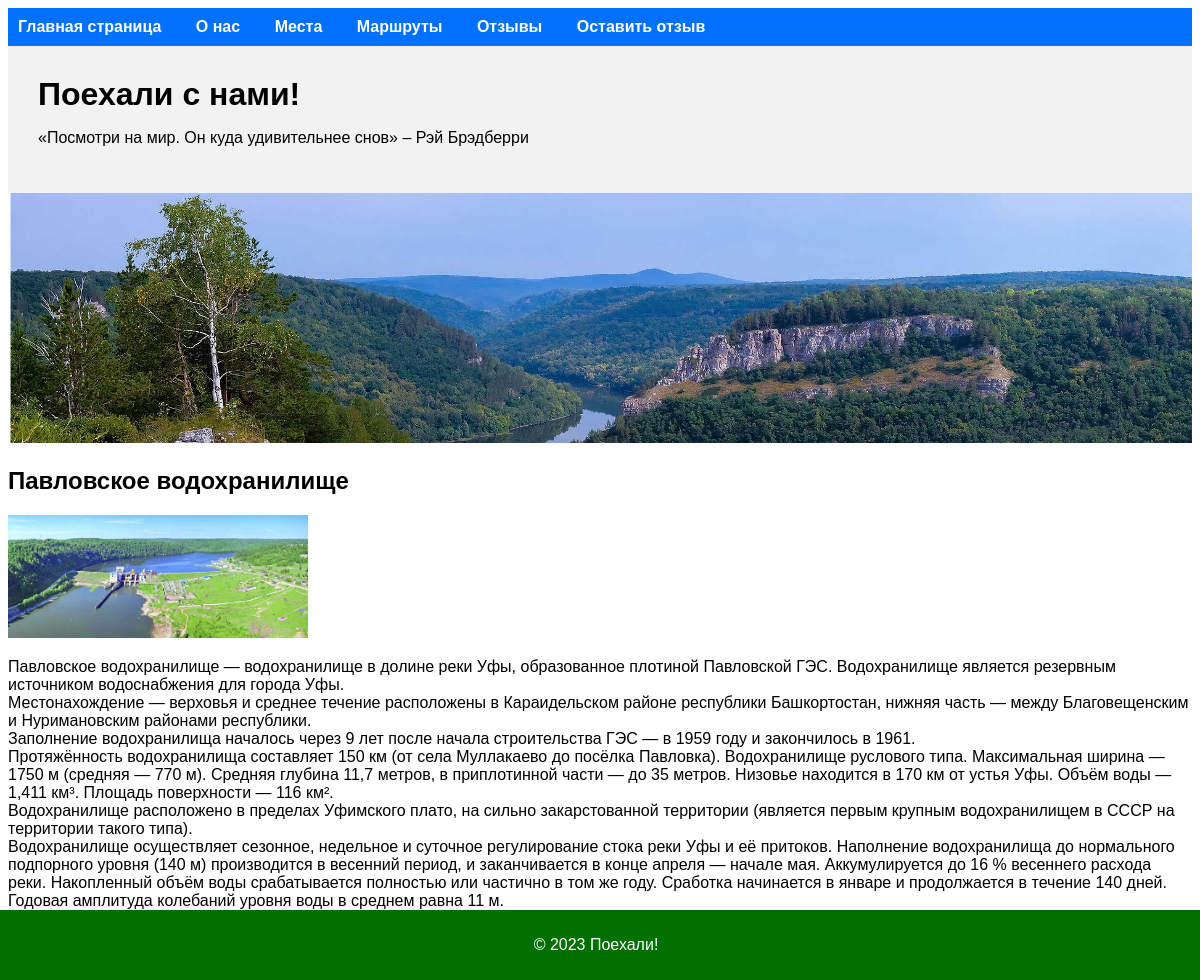
/places/pavlovka/, run on the app's committed database.
### tourist_app/models.py (models this page shows, shortened)
class Place(models.Model):
    place_name = models.CharField(max_length=100)
    slug = models.SlugField(max_length=255, unique=True, db_index=True)
    description = models.TextField()
    image = models.ImageField(upload_to='image/', null=True)

### tourist_app/views.py (the view)
# urls.py: path('places/<slug:place_slug>/', views.get_place, name='get_place'),
def get_place(request, place_slug):
    place = get_object_or_404(Place, slug=place_slug)
    context = {'place': place}
    return render(request, 'place.html', context)

### tourist_app/templates/place.html (shortened to what this page needs)
{% extends 'main.html' %}
{% block content %}
  <h2>{{ place.place_name }}</h2>
  {% if place.image %}
  <img src="{{ place.image.url }}" width="300" class="card-img-top" alt="Картинка">
  {% endif %}
  <p>{{ place.description|linebreaks }} </p>
{% endblock %}

### tourist_app/static/tourist_app/css/common.css (style rules this page uses)
body { font-family: Arial, sans-serif; background-color: #ffffff; }

### data on the page
Place: place_name "Павловское водохранилище", image (picture), description "Павловское водохранилище — водохранилище в долине реки Уфы, образованное плотиной Павловской ГЭС. Водохранилище является резервным источником водоснабжения для города Уфы. Местонахождение — верховья и среднее течение расположены в Караидельском районе республики Башкортостан, нижняя часть — между Благовещенским и Нуримановским районами республики. Заполнение водохранилища началось через 9 лет после начала строительства ГЭС — в 1959 году и закончилось в 1961. Протяжённость водохранилища составляет 150 км (от села Муллакаево до посёлка Павловка). Водохранилище руслового типа. Максимальная ширина — 1750 м (средняя — 770 м). Средняя глубина 11,7 метров, в приплотинной части — до 35 метров.…"
